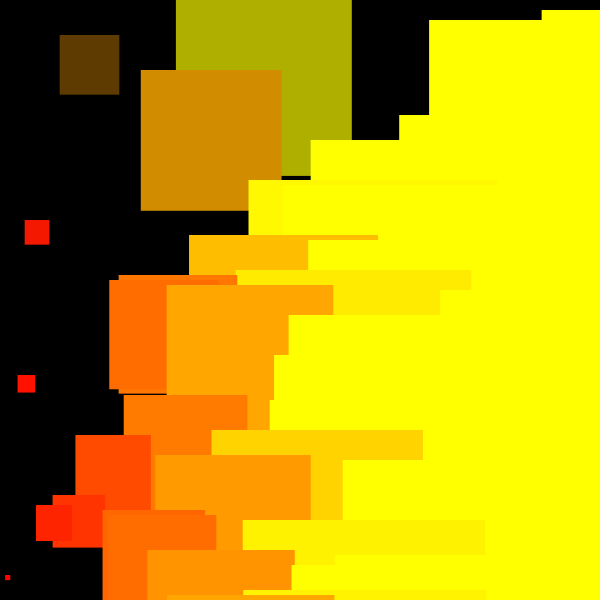
Frame 1 (no input)
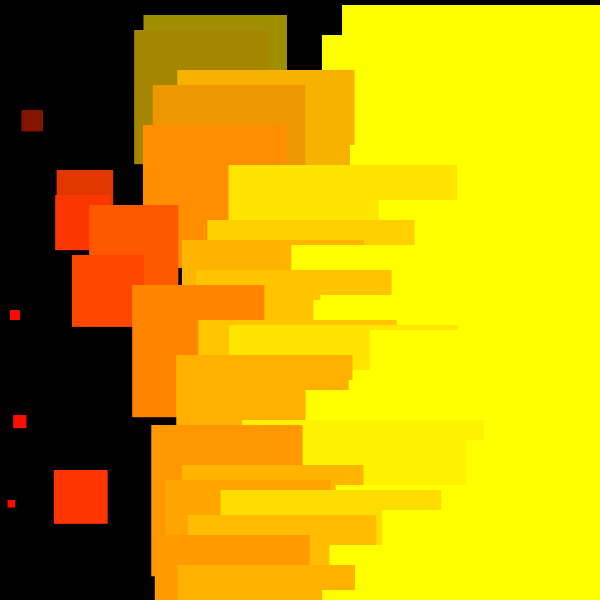
Frame 60 (the mouse pressed at the canvas centre just before this capture)
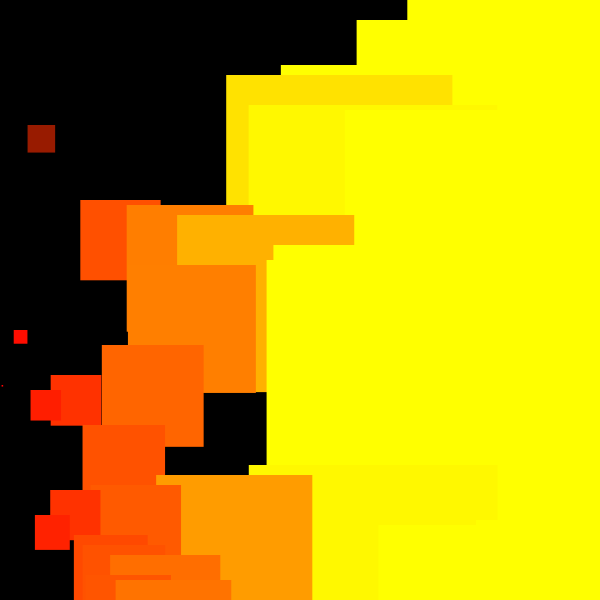
Frame 120 (the mouse held since frame 60 and released just before this capture)

The Processing sketch that drew these frames (run headless with seeded random() and noise(); from frame 60 on, the mouse is pressed at the canvas centre):

// Processing sketch: sketch_210514a
// ── sketch_210514a.pde
float xy=0;
void setup(){
  size(600,600);
}

 void draw(){
   background(0);
   noStroke();
   for(float x=0; x<width; x+=5){
    float r = random(-1*width, width);
    fill(r+x,r,0);
    rect(r, x, r, r);
   }
  save("0xyrxy.png");
 }
